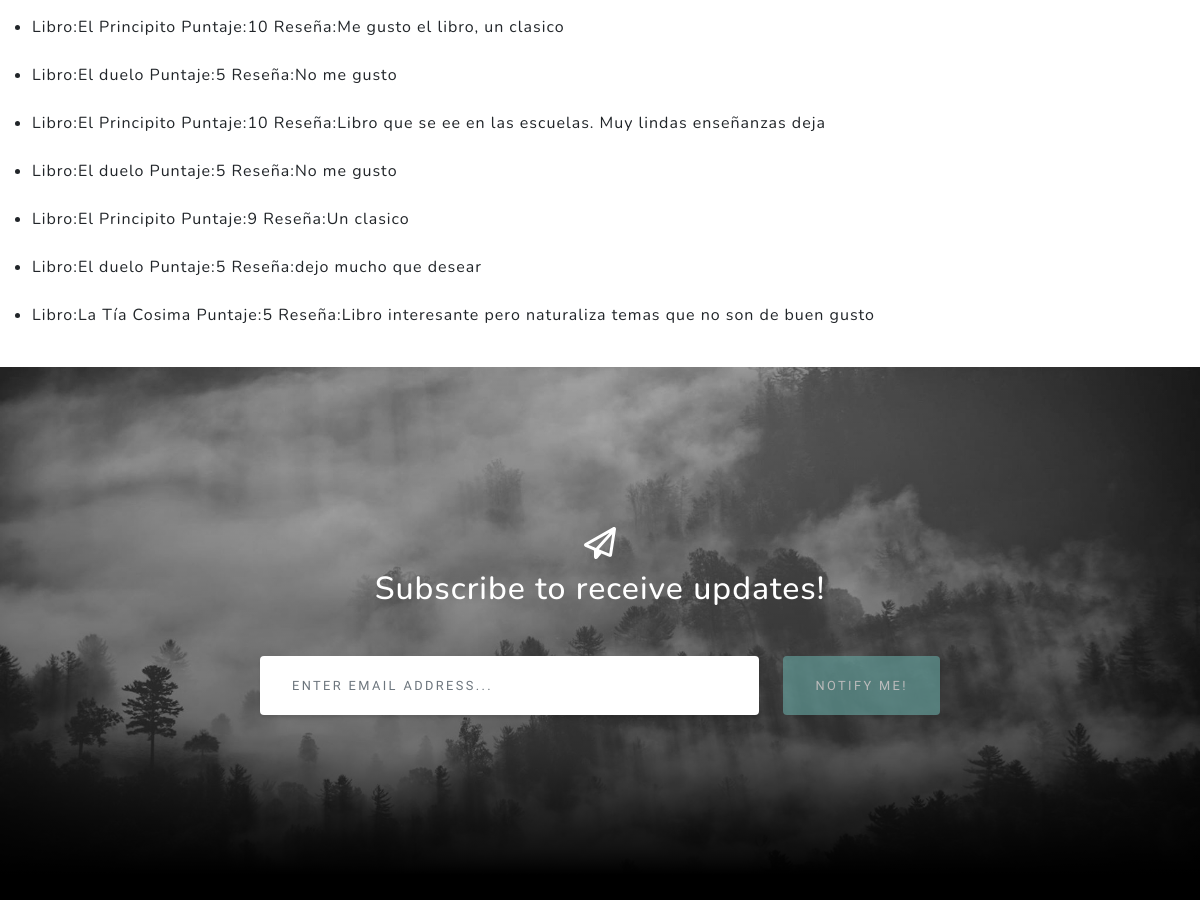
/AppLibreria/resenia (middle part), run on an earlier commit of the app's database.
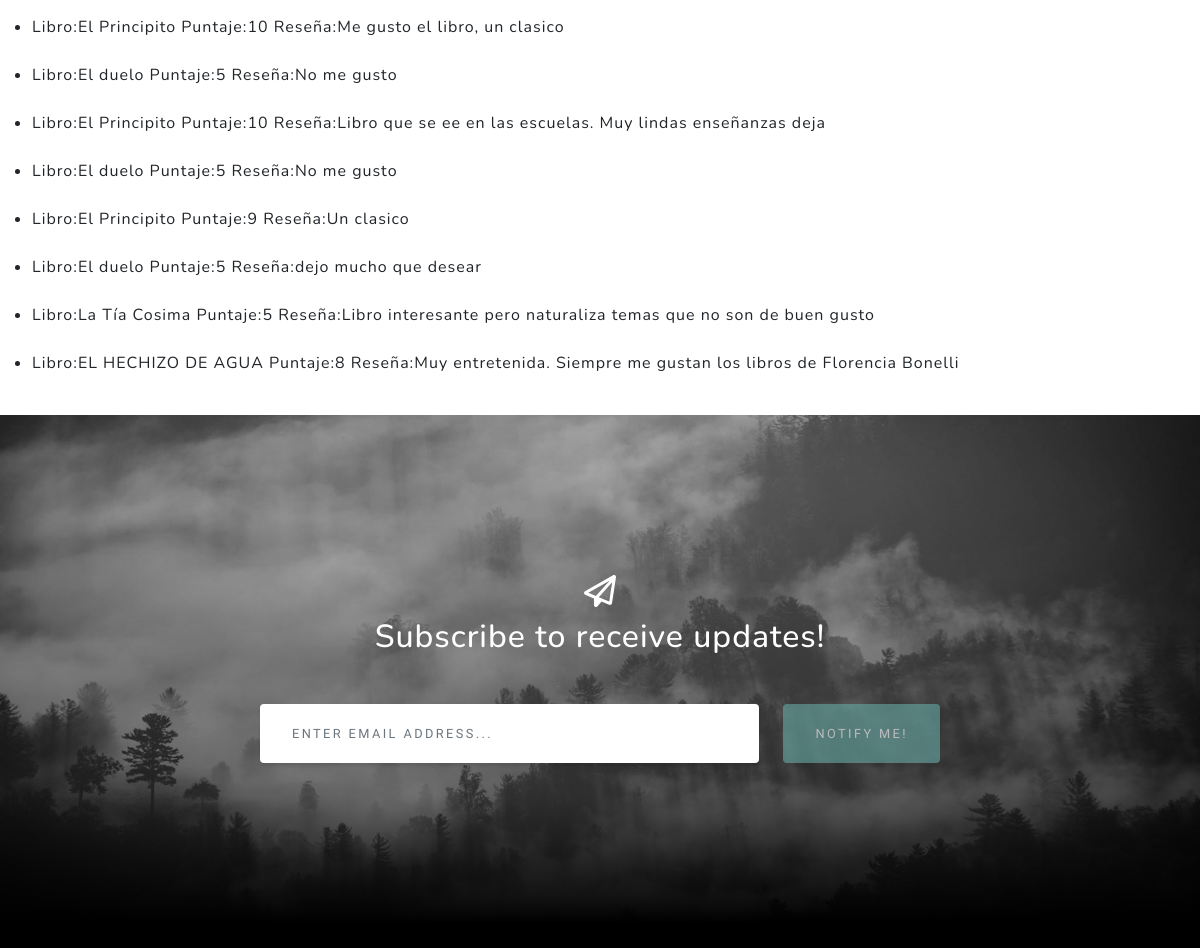
And on a later commit of the database.
### APP_Libreria/models.py (models this page shows, shortened)
class Resenia(models.Model):
    nombre_libro = models.CharField(max_length=64)
    puntaje = models.IntegerField()
    reseña = models.TextField(max_length=280)

### APP_Libreria/views.py (the view)
# urls.py: path("resenia", ReseniaList.as_view(), name="resenia"),
class ReseniaList(ListView):
    model= Resenia
    template_name= "resenia.html"

### APP_Libreria/templates/resenia.html (shortened to what this page needs)
{% extends "inicio.html" %}
{% load static %}
{% block libreria %}
<ul>
    {% for Resenia in object_list %}
        <li>Libro:{{ Resenia.nombre_libro }}
            Puntaje:{{ Resenia.puntaje }}
            Reseña:{{ Resenia.reseña }}</li>
        <br>
    {% endfor %}
</ul>
{% endblock %}

What changed in the data, as far as the page shows it:
added Resenia: nombre_libro "EL HECHIZO DE AGUA", puntaje "8", reseña "Muy entretenida. Siempre me gustan los libros de Florencia Bonelli"
